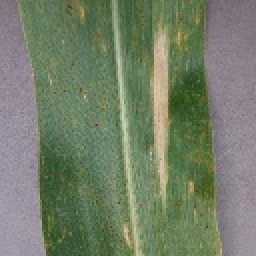
#> input picture dataset/Blight/Blight_1002.jpg, 128 x 128 px, given as the content of the folder /content/drive/MyDrive/Capstone/data mentah, which was not available (shown 2 times larger)
$ jupyter execute --allow-errors Preprocessing.ipynb
#> lines starting #> are read from the running program, lines starting #| are printed output that depends on the picture; pictures that were not available may be replaced by others from this repository, and a replacement may not be noted
[cell 1]
import os
import cv2
import numpy as np
import hashlib
from sklearn.utils import shuffle

[cell 2]
def load_dataset(directory):
    images = []
    labels = []
    class_names = []

    # Read directory and get class list
    df = sorted(os.listdir(directory))

    # Iterate through each class
    for i, nama_kelas in enumerate(df):
        class_dir = os.path.join(directory, nama_kelas)

        # Read each image in the class
        for file_name in os.listdir(class_dir):
            if file_name.lower().endswith('.jpg'):
                image_path = os.path.join(class_dir, file_name)
                image = cv2.imread(image_path)
#> image is the input picture: shape (128, 128, 3); mean B, G, R 104.6, 126.8, 116
                image = cv2.cvtColor(image, cv2.COLOR_BGR2RGB)

                images.append(image)
                labels.append(i)

        # Store class name
        class_names.append(nama_kelas)

    return np.array(images, dtype=object), np.array(labels), class_names

def count_samples_per_class(labels, class_names):
    sample_counts = []
    for nama_kelas in class_names:
        count = np.sum(labels == class_names.index(nama_kelas))
        sample_counts.append(count)
    return sample_counts

# [44 lines left out: functions rotate_image, image_exists, random_oversampling, not called in this run]

# Path to the directory containing the images
directory = '/content/drive/MyDrive/Capstone/data mentah'
images, labels, class_names = load_dataset(directory)
#> labels = [0]; class_names = ['Blight_1002.jpg']

# Display dataset information
print("Number of classes:", len(class_names))
#| Number of classes: 1
print("Total number of images:", len(images))
#| Total number of images: 1

# Apply random oversampling to the minority class
minority_class = 'Gray_Leaf_Spot'
#> (the rest of this cell did not finish here and is left out)

[cell 3]
# Count samples per class before and after oversampling
original_sample_counts = count_samples_per_class(labels, class_names)
#> the loop in count_samples_per_class, `for nama_kelas in class_names:` made 1 pass
#> (nama_kelas, count) on pass 1: ('Blight_1002.jpg', 1)
#> after the loop in count_samples_per_class, `for nama_kelas in class_names:`: sample_counts = [1]
#> original_sample_counts = [1]
#> (the rest of this cell did not finish here and is left out)

[cell 4]
from PIL import Image

def compute_image_hash(image_path):

    #Compute the hash of an image
    with Image.open(image_path) as img:
        img = img.resize((256, 256)).convert('L')
        return hashlib.md5(img.tobytes()).hexdigest()

def find_duplicates(directory):

    #Find and print duplicates in the given directory.
    file_hashes = {}
    duplicates = []

    for root, _, files in os.walk(directory):
        for file in files:
            if file.lower().endswith('.jpg'):
                file_path = os.path.join(root, file)
                file_hash = compute_image_hash(file_path)
#> in compute_image_hash, `img = img.resize((256, 256)).convert('L')`:
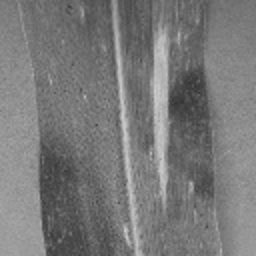
#> img: PIL image 256x256 L; min 51, max 205, mean 121

                if file_hash in file_hashes:
                    duplicates.append((file_path, file_hashes[file_hash]))
                    print(f"Duplicate found: {file_path} is a duplicate of {file_hashes[file_hash]}")
                else:
                    file_hashes[file_hash] = file_path

    if not duplicates:
        print("No duplicates found.")
    else:
        print(f"Total {len(duplicates)} duplicates found.")

    return duplicates

# Path to the directory containing the images
directory = "/content/drive/MyDrive/Capstone/data_oversampling"
duplicates = find_duplicates(directory)
#> in find_duplicates, `file_hash = compute_image_hash(file_path)`: file_hash = '6ff439c192a4c36a46b6ab2b4576f14e'

# Optionally save the list of duplicates to a file
with open("duplicates.txt", "w") as f:
    for duplicate in duplicates:
        f.write(f"{duplicate[0]} is a duplicate of {duplicate[1]}\n")
    print("List of duplicates has been saved to 'duplicates.txt'.")

[cell 5]
def remove_duplicates(duplicates):

    #Remove duplicate files.
    for duplicate in duplicates:
        duplicate_file = duplicate[0]
        try:
            os.remove(duplicate_file)
            print(f"Removed duplicate file: {duplicate_file}")
        except Exception as e:
            print(f"Error removing file {duplicate_file}: {e}")

remove_duplicates(duplicates)


$ run again, on dataset/Blight/Blight_1190.jpg
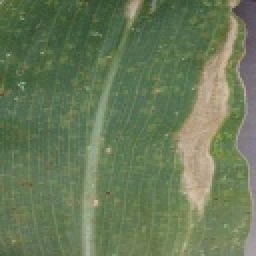
#> input picture dataset/Blight/Blight_1190.jpg, 128 x 128 px, given as the content of the folder /content/drive/MyDrive/Capstone/data mentah, which was not available (shown 2 times larger)
#> in load_dataset, image is the input picture: shape (128, 128, 3); mean B, G, R 88.2, 121.6, 104.8
#> labels = [0]; class_names = ['Blight_1190.jpg']
#| Number of classes: 1
#| Total number of images: 1
#> the loop in count_samples_per_class, `for nama_kelas in class_names:` made 1 pass
#> (nama_kelas, count) on pass 1: ('Blight_1190.jpg', 1)
#> after the loop in count_samples_per_class, `for nama_kelas in class_names:`: sample_counts = [1]
#> in compute_image_hash, `img = img.resize((256, 256)).convert('L')`:
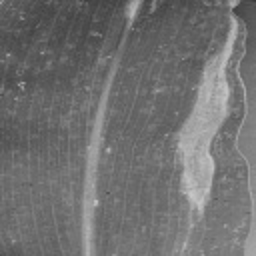
#> img: PIL image 256x256 L; min 56, max 199, mean 112.8
#> file_hash = '9b12843f60cd4c36c6cc48f8b5f3461b'

$ run again, on dataset/Blight/Blight_1206.jpg
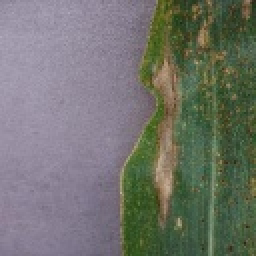
#> input picture dataset/Blight/Blight_1206.jpg, 128 x 128 px, given as the content of the folder /content/drive/MyDrive/Capstone/data mentah, which was not available (shown 2 times larger)
#> in load_dataset, image is the input picture: shape (128, 128, 3); mean B, G, R 109.2, 115.6, 113.6
#> labels = [0]; class_names = ['Blight_1206.jpg']
#| Number of classes: 1
#| Total number of images: 1
#> the loop in count_samples_per_class, `for nama_kelas in class_names:` made 1 pass
#> (nama_kelas, count) on pass 1: ('Blight_1206.jpg', 1)
#> after the loop in count_samples_per_class, `for nama_kelas in class_names:`: sample_counts = [1]
#> in compute_image_hash, `img = img.resize((256, 256)).convert('L')`:
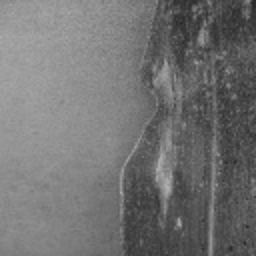
#> img: PIL image 256x256 L; min 38, max 180, mean 114.3
#> file_hash = '0ae125a3199612b17c70ce011d499653'

$ run again, on dataset/Blight/Blight_1228.jpg
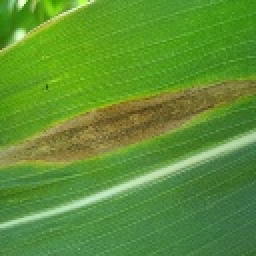
#> input picture dataset/Blight/Blight_1228.jpg, 128 x 128 px, given as the content of the folder /content/drive/MyDrive/Capstone/data mentah, which was not available (shown 2 times larger)
#> in load_dataset, image is the input picture: shape (128, 128, 3); mean B, G, R 51.9, 144.8, 93.4
#> labels = [0]; class_names = ['Blight_1228.jpg']
#| Number of classes: 1
#| Total number of images: 1
#> the loop in count_samples_per_class, `for nama_kelas in class_names:` made 1 pass
#> (nama_kelas, count) on pass 1: ('Blight_1228.jpg', 1)
#> after the loop in count_samples_per_class, `for nama_kelas in class_names:`: sample_counts = [1]
#> in compute_image_hash, `img = img.resize((256, 256)).convert('L')`:
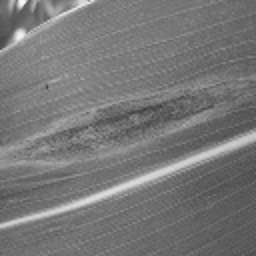
#> img: PIL image 256x256 L; min 57, max 247, mean 118.9
#> file_hash = '98abda175179afca9831e23a67634fee'
